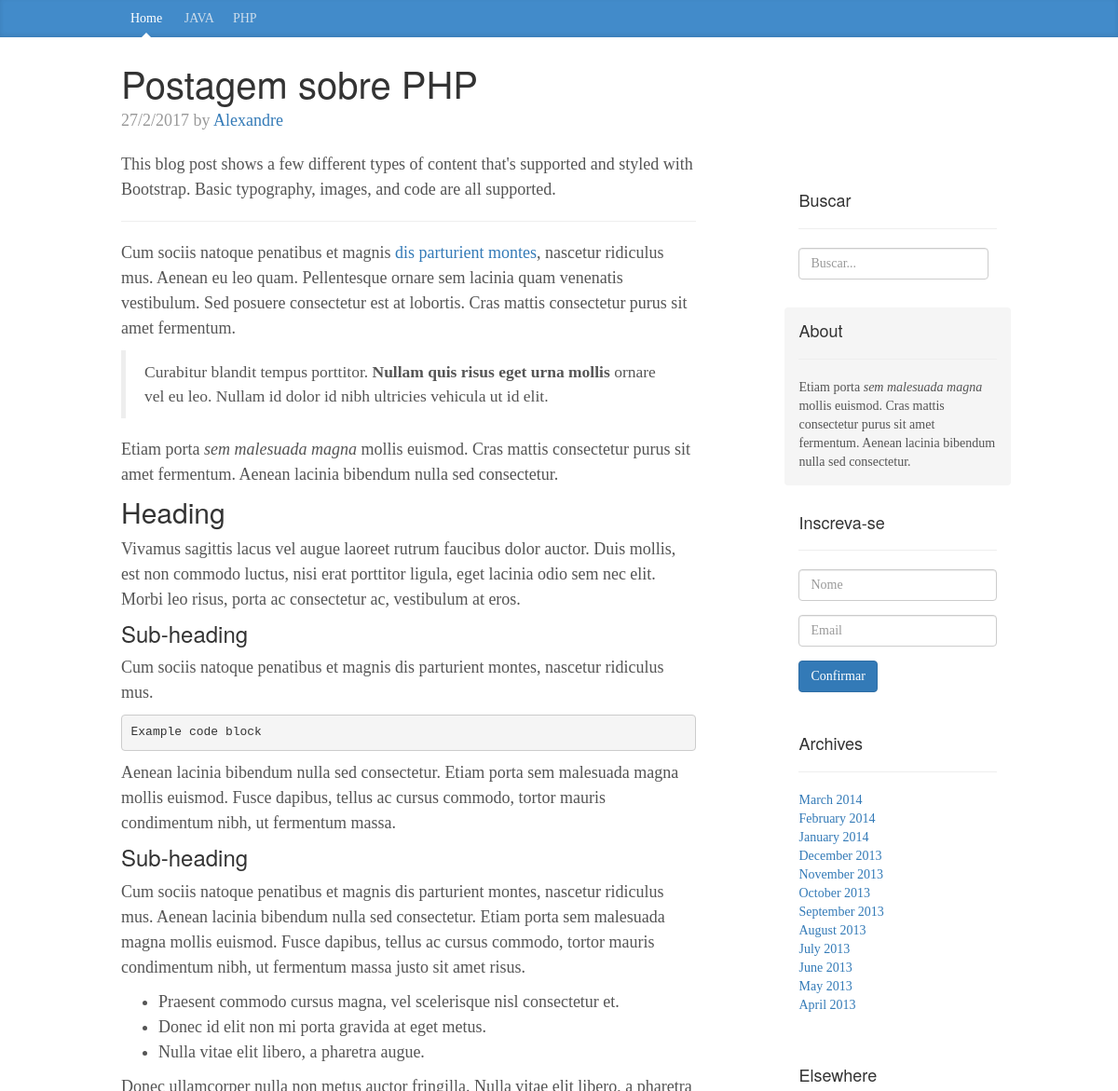
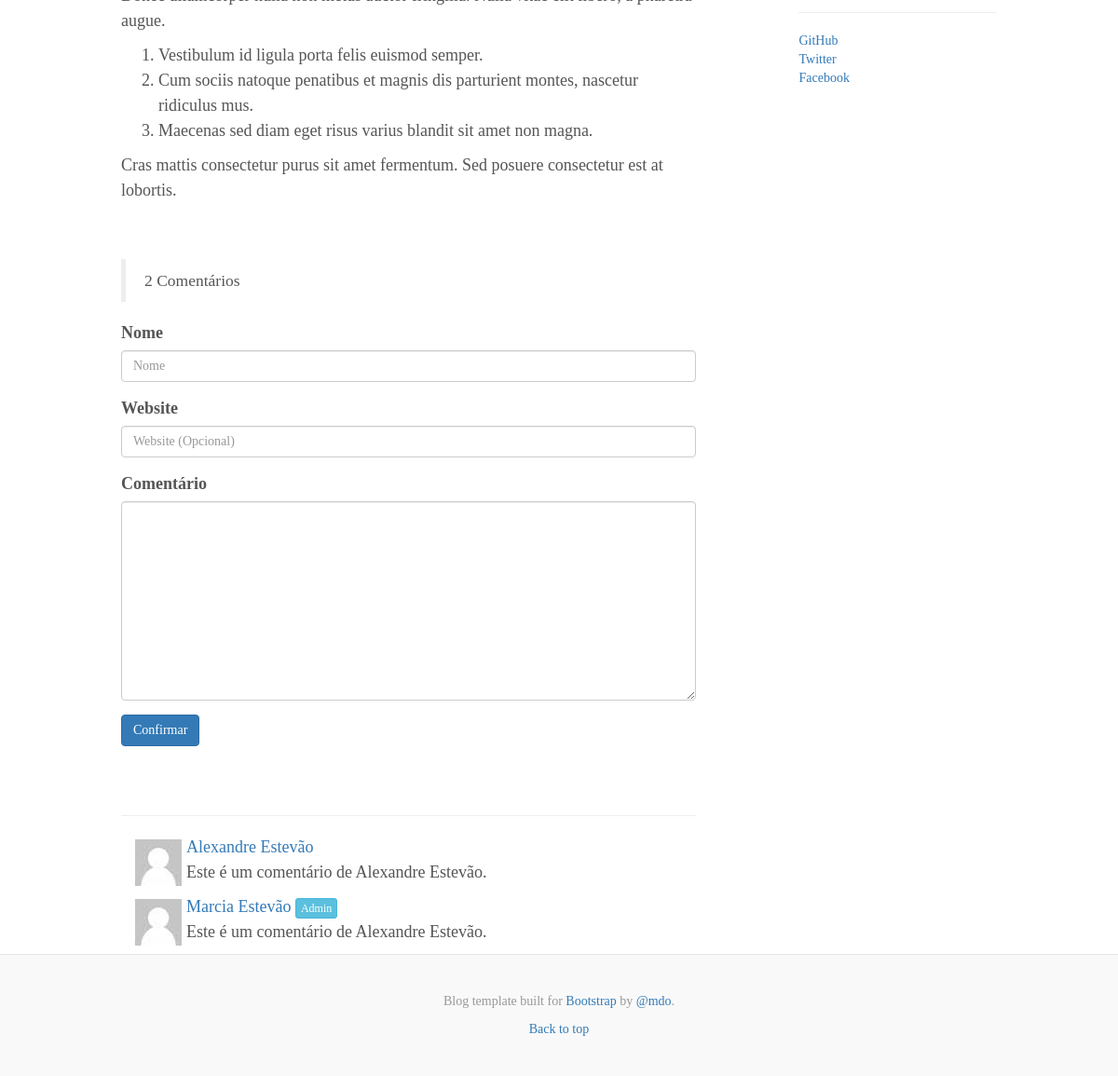
The app's page /single.php?postagem=1 with its own data (2 pictures, top to bottom).
### tables this page shows
CREATE TABLE `categorias` (
  `id` int(11) NOT NULL,
  `texto` varchar(100) NOT NULL
);

CREATE TABLE `postagens` (
  `id` int(11) NOT NULL,
  `titulo` varchar(200) NOT NULL,
  `categoria` int(11) NOT NULL,
  `data` varchar(100) NOT NULL,
  `corpo` longtext NOT NULL,
  `autor` varchar(100) NOT NULL,
  `palavras` varchar(200) NOT NULL
);

### single.php (the view)
<?php include("includes/header.php");
  if(isset($_GET['postagem'])) {
    $id = mysqli_real_escape_string($db , $_GET['postagem']);
    $query = "SELECT * FROM postagens WHERE id='$id'";
  }
  $postagens = $db->query($query);
?>
      <br>
        <?php if($postagens->num_rows > 0) {
          while ($row = $postagens->fetch_assoc()) {
        ?>
          <div class="blog-post">
            <h2 class="blog-post-title"><?php echo $row['titulo']; ?></h2>
            <p class="blog-post-meta"><?php echo $row['data']; ?> by <a href="#"><?php echo $row['autor']; ?></a></p>
            <?php echo $row['corpo']; ?>
          </div>
        <?php } } ?>
          <blockquote>2 Comentários</blockquote>
          <div class="comment-area">
			<form>
			  <div class="form-group">
			    <label for="exampleInputEmail1">Nome</label>
			    <input type="text" name="nome" class="form-control" id="exampleInputEmail1" placeholder="Nome">
			  </div>
			  <div class="form-group">
			    <label for="exampleInputEmail1">Website</label>
			    <input type="text" name="website" class="form-control" id="exampleInputEmail1" placeholder="Website (Opcional)">
			  </div>
			  <div class="form-group">
			    <label for="exampleInputPassword1">Comentário</label>
			    <textarea cols="60" rows="10" name="comentario" class="form-control"></textarea>
			  </div>
			  <button type="submit" name="post_comentario" class="btn btn-primary">Confirmar</button>
			</form>
			<br>
			<br>
			<hr>
			<div class="comment">
				<div class="comment-head">
					<a href="#">Alexandre Estevão</a>
					<img width="50" height="50" src="img/noimg.jpg" />
				</div>
				Este é um comentário de Alexandre Estevão.
			</div>
			<div class="comment">
				<div class="comment-head">
					<a href="#">Marcia Estevão</a> <button class="btn btn-info btn-xs">Admin</button>
					<img width="50" height="50" src="img/noimg.jpg" />
				</div>
				Este é um comentário de Alexandre Estevão.
			</div>
          </div>
        </div>
<?php include("includes/sidebar.php");?>
<?php include("includes/footer.php");?>

### includes/header.php (shortened to what this page needs)
<?php
	include("includes/db.php");
  $query = "SELECT * FROM categorias";
  $categorias = $db->query($query);
?>
<!DOCTYPE html>
<html lang="en">
  <head>
    <link href="css/bootstrap.css" rel="stylesheet">
    <link href="css/blog.css" rel="stylesheet">
  </head>
  <body>
    <div class="blog-masthead">
      <div class="container">
        <nav class="blog-nav">
          <?php if(isset($_GET['categoria'])) { ?>
          <a class="blog-nav-item" href="index.php">Home</a>
          <?php }else { ?>
          <a class="blog-nav-item active" href="index.php">Home</a>
          <?php } ?>
          <?php
          if($categorias->num_rows > 0) {
            while ($row = $categorias->fetch_assoc()) {
              if(isset($_GET['categoria']) && $row['id'] == $_GET['categoria']) { ?>
          <a class="blog-nav-item active" href="index.php?categoria=<?php echo $row['id']; ?>"><?php echo $row['texto']?></a>
          <?php }else echo "<a class='blog-nav-item' href='index.php?categoria=$row[id]'>$row[texto]</a>";
            }
          } ?>
        </nav>
      </div>
    </div>
    <div class="container">
      <div class="row">
        <div class="col-sm-8 blog-main">

### css/blog.css (style rules this page uses)
body { font-family: Georgia, "Times New Roman", Times, serif; color: #555; }
h1, .h1, h2, .h2, h3, .h3, h4, .h4, h5, .h5, h6, .h6 { margin-top: 0; font-family: "Helvetica Neue", Helvetica, Arial, sans-serif; font-weight: normal; color: #333; }
@media (min-width: 1200px) { .container { width: 970px; } }
.blog-masthead { background-color: #428bca; -webkit-box-shadow: inset 0 -2px 5px rgba(0,0,0,.1); box-shadow: inset 0 -2px 5px rgba(0,0,0,.1); }
.blog-nav-item { position: relative; display: inline-block; padding: 10px; font-weight: 500; color: #cdddeb; }
.blog-nav .active { color: #fff; }
.blog-nav .active:after { position: absolute; bottom: 0; left: 50%; width: 0; height: 0; margin-left: -5px; vertical-align: middle; content: " "; border-right: 5px solid transparent; border-bottom: 5px solid; border-left: 5px solid transparent; }
.blog-main { font-size: 18px; line-height: 1.5; }
.blog-post { margin-bottom: 60px; }
.blog-post-title { margin-bottom: 5px; font-size: 40px; }
.blog-post-meta { margin-bottom: 20px; color: #999; }
.comment { margin: 10px; }
.comment img { margin: 5px; float: left; }

### records on screen
categorias: texto "JAVA"
categorias: texto "PHP"
postagens: titulo "Postagem sobre PHP", data "27/2/2017", autor "Alexandre", corpo "This blog post shows a few different types of content that's supported and styled with Bootstrap. Basic typography, images, and code are all supported. Cum sociis natoque penatibus et magnis dis parturient montes , nascetur ridiculus mus. Aenean eu leo quam. Pellentesque ornare sem lacinia quam venenatis vestibulum. Sed posuere consectetur est at lobortis. Cras mattis consectetur purus sit amet fermentum. Curabitur blandit tempus porttitor. Nullam quis risus eget urna mollis ornare vel eu leo. Nullam id dolor id nibh ultricies vehicula ut id elit. Etiam porta sem malesuada magna mollis euismod. Cras mattis consectetur purus sit amet fermentum. Aenean lacinia bibendum nulla sed consectetur.…"
